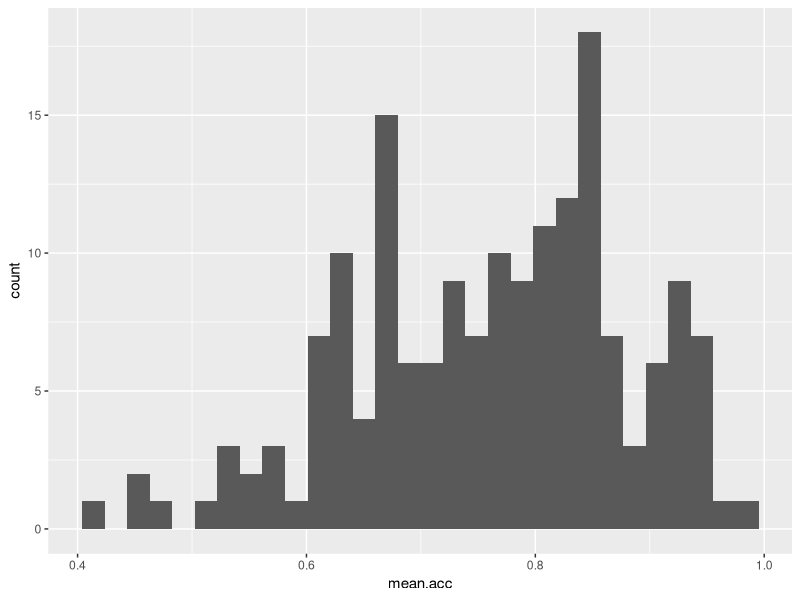

The R source for this figure:
## ---- chunk 1
#| warning: false
#| echo: false
library(kableExtra)
library(tidyverse)
## ---- chunk 2
#| warning: false
#| echo: false
study.one.gen <- read_csv("study-one-general-participants.csv")  
study.two.gen <- read_csv("study-two-general-participants.csv")
## ---- chunk 3
#| label: headcheck-wide
#| echo: false
# head(behaviour.rt)
study.two.gen %>%
  filter(participant_ID == c('studytwo.1', 'studytwo.10', 'studytwo.100', 'studytwo.101')) %>%
  as.data.frame() %>%
  kable() %>%
  kable_styling()
## ---- chunk 4
ggplot(data = study.two.gen, aes(x = mean.acc)) + 
  geom_histogram()
